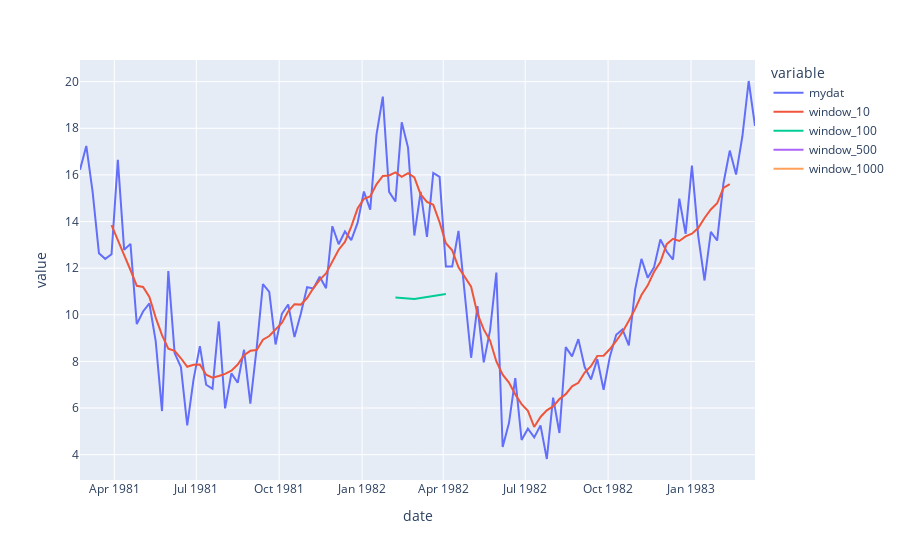

Write notebook code for a chart like this one.
### Code cell
new_df_2 = df.resample('w').mean()

window_size = 10
new_df_2[f'window_{window_size}'] = new_df_2.iloc[:,0].rolling(window_size, center=True).mean()
new_df_2[f'window_{window_size*10}'] = new_df_2.iloc[:,0].rolling(window_size*10, center=True).mean()
new_df_2[f'window_{window_size*50}'] = new_df_2.iloc[:,0].rolling(window_size*50, center=True).mean()
new_df_2[f'window_{window_size*100}'] = new_df_2.iloc[:,0].rolling(window_size*100, center=True).mean()
plot_3 = px.line(new_df_2)
plot_3.show()
